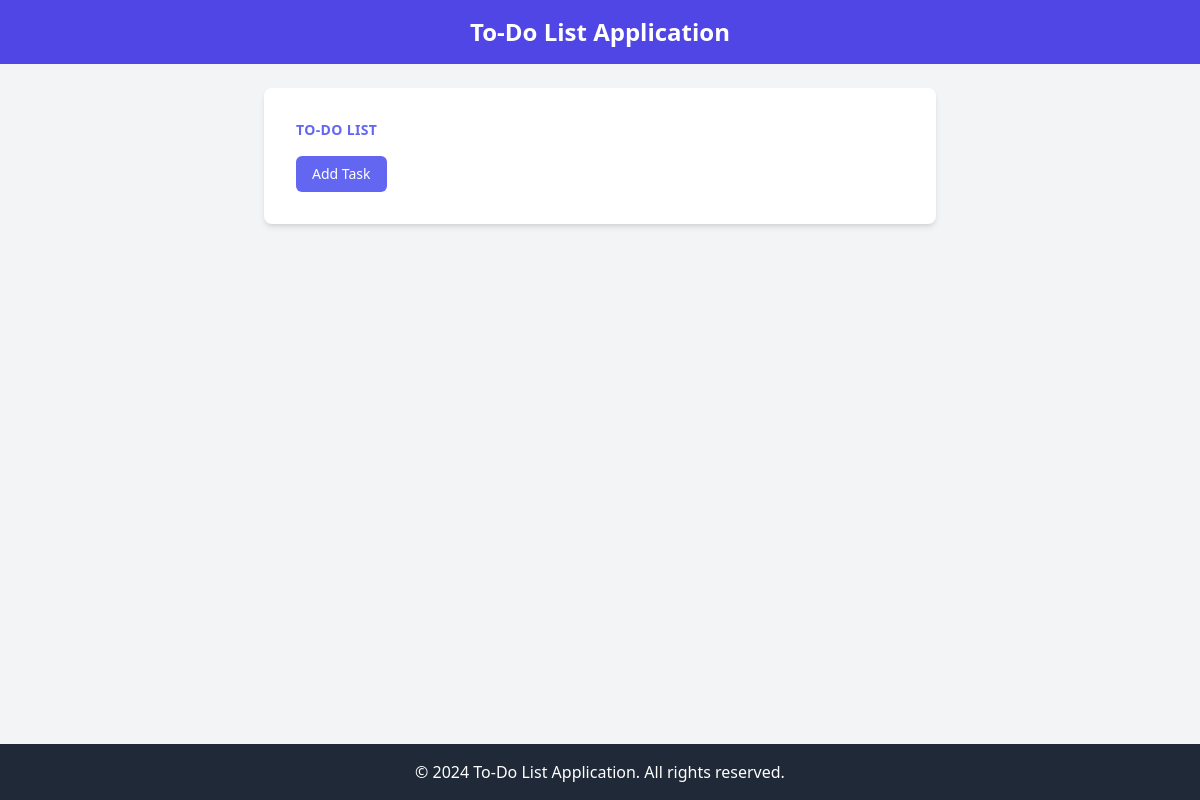
Before: /todolist/ with the older database file.
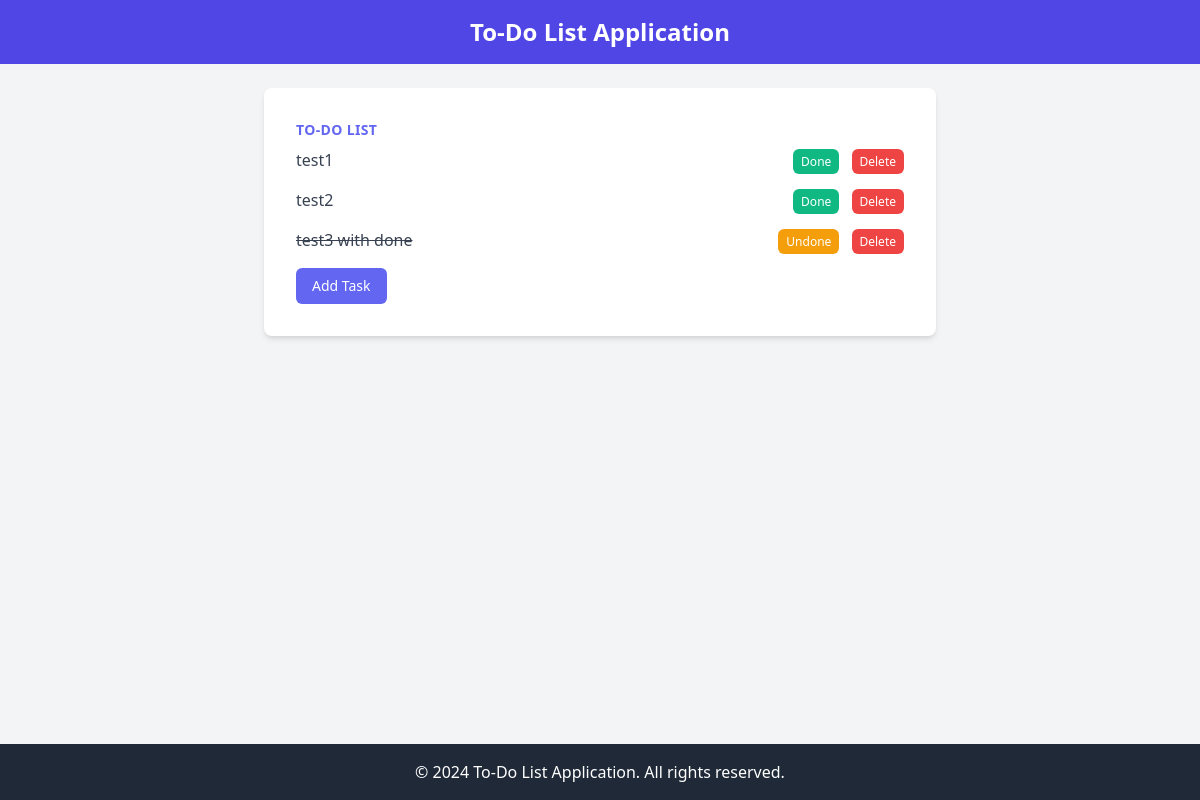
After: the same page with the newer database file.
### todoList/models.py (models this page shows, shortened)
class Todolist(models.Model):
    taskName = models.CharField(max_length=100)
    isDone = models.BooleanField(default=False)
    updatedDate = models.DateTimeField(auto_now=True)
    isDeleted = models.BooleanField(default=False)

### todoList/views.py (the view)
# urls.py: path('todolist/',include('todoList.urls')),
def todoList(request):
    taskList = Todolist.objects.filter(isDeleted=False).order_by('isDone','updatedDate','id')
    daysKeep = 3
    past_date_before_daysKeep = timezone.now() - timedelta(days = daysKeep)
    filteredList = [i for i in taskList if (i.isDone and i.updatedDate >= past_date_before_daysKeep) or not i.isDone ]
    """ filteredList = []
    for i in taskList:
        if (i.isDone  and i.updatedDate >= past_date_before_daysKeep) or not i.isDone:
            filteredList.append(i)
         """
    data = {
        'filteredList':filteredList,
    }
    return render(request, 'todoList/todoList.html',data)

### templates/todoList/todoList.html
{% extends 'todoList/base.html' %}
{% block mainContent%}
  <main class="flex-grow p-6">
    <div class="max-w-md mx-auto bg-white rounded-lg shadow-md overflow-hidden md:max-w-2xl">
        <div class="md:flex">
            <div class="p-8 w-full">
                <div class="uppercase tracking-wide text-sm text-indigo-500 font-semibold">To-Do List</div>
                <div class="mt-2">
                    <ul class="space-y-4">
                        {% for task in filteredList%}
                        <li class="flex items-center justify-between">
                            {% if task.isDone %}
                            <span class="text-gray-700"><strike>{{task.taskName}}</strike></span>
                            {% else  %}
                            <span class="text-gray-700">{{task.taskName}}</span>
                            {% endif %}
                            <div>
                                {% if task.isDone %}
                                <a href="{% url 'todoList:update' task.id%}" class="px-2 py-1 bg-yellow-500 text-white text-xs font-medium rounded-md hover:bg-yellow-700">Undone</a>
                                {% else  %}
                                <a href="{% url 'todoList:update' task.id%}" class="px-2 py-1 bg-green-500 text-white text-xs font-medium rounded-md hover:bg-green-700">Done</a>
                                {% endif %}
                                <a href= "{% url 'todoList:delete' task.id%}" class="px-2 py-1 bg-red-500 text-white text-xs font-medium rounded-md hover:bg-red-700 ml-2">Delete</a>
                            </div>
                        </li>
                        {% endfor %}
                    </ul>
                </div>
                <div class="mt-4">
                    <button class="px-4 py-2 bg-indigo-500 text-white text-sm font-medium rounded-md hover:bg-indigo-700">Add Task</button>
                </div>
            </div>
        </div>
    </div>
</main>
{% endblock mainContent%}

### templates/todoList/base.html (shortened to what this page needs)
<!DOCTYPE html>
<html lang="en">
<head>
    <link href="https://cdn.jsdelivr.net/npm/tailwindcss@2.2.19/dist/tailwind.min.css" rel="stylesheet">
</head>
<body class="bg-gray-100 flex flex-col min-h-screen">
    {% include 'todoList/components/header.html' %}
    {% block mainContent%}
    {% endblock mainContent%}
    {% include 'todoList/components/footer.html' %}
</body>
</html>

### templates/todoList/components/header.html
    <header class="bg-indigo-600 text-white py-4">
        <div class="container mx-auto text-center">
            <h1 class="text-2xl font-bold">To-Do List Application</h1>
        </div>
    </header>

### templates/todoList/components/footer.html
 <footer class="bg-gray-800 text-white py-4">
    <div class="container mx-auto text-center">
        <p>&copy; 2024 To-Do List Application. All rights reserved.</p>
    </div>
</footer>

Changed rows visible on the page:
added Todolist: taskName "test1", isDone "Done"
added Todolist: taskName "test2", isDone "Done"
added Todolist: taskName "test3 with done", isDone "Undone"
